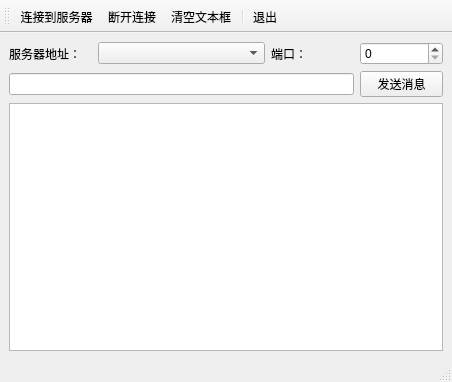
<?xml version="1.0" encoding="UTF-8"?>
<ui version="4.0">
 <class>myMainWindow</class>
 <widget class="QMainWindow" name="myMainWindow">
  <property name="geometry">
   <rect>
    <x>0</x>
    <y>0</y>
    <width>452</width>
    <height>382</height>
   </rect>
  </property>
  <property name="windowTitle">
   <string>myMainWindow</string>
  </property>
  <widget class="QWidget" name="centralwidget">
   <layout class="QGridLayout" name="gridLayout_2">
    <item row="0" column="0">
     <layout class="QGridLayout" name="gridLayout">
      <item row="0" column="0">
       <widget class="QLabel" name="label">
        <property name="text">
         <string>服务器地址：</string>
        </property>
       </widget>
      </item>
      <item row="1" column="0" colspan="4">
       <widget class="QLineEdit" name="lineEdit"/>
      </item>
      <item row="0" column="4">
       <widget class="QSpinBox" name="spinBox"/>
      </item>
      <item row="1" column="4">
       <widget class="QPushButton" name="btnSend">
        <property name="text">
         <string>发送消息</string>
        </property>
       </widget>
      </item>
      <item row="0" column="3">
       <widget class="QLabel" name="label_2">
        <property name="text">
         <string>端口：</string>
        </property>
       </widget>
      </item>
      <item row="0" column="1" colspan="2">
       <widget class="QComboBox" name="comboServer"/>
      </item>
     </layout>
    </item>
    <item row="1" column="0">
     <widget class="QPlainTextEdit" name="plainTextEdit"/>
    </item>
   </layout>
  </widget>
  <widget class="QStatusBar" name="statusbar"/>
  <widget class="QToolBar" name="toolBar">
   <property name="windowTitle">
    <string>toolBar</string>
   </property>
   <property name="toolButtonStyle">
    <enum>Qt::ToolButtonTextUnderIcon</enum>
   </property>
   <attribute name="toolBarArea">
    <enum>TopToolBarArea</enum>
   </attribute>
   <attribute name="toolBarBreak">
    <bool>false</bool>
   </attribute>
   <addaction name="actConnect"/>
   <addaction name="actDisconnect"/>
   <addaction name="actClear"/>
   <addaction name="separator"/>
   <addaction name="actExit"/>
  </widget>
  <action name="actConnect">
   <property name="icon">
    <iconset resource="image.qrc">
     <normaloff>:/img/image/boy.jfif</normaloff>:/img/image/boy.jfif</iconset>
   </property>
   <property name="text">
    <string>连接到服务器</string>
   </property>
  </action>
  <action name="actDisconnect">
   <property name="icon">
    <iconset resource="image.qrc">
     <normaloff>:/img/image/girl.jfif</normaloff>:/img/image/girl.jfif</iconset>
   </property>
   <property name="text">
    <string>断开连接</string>
   </property>
  </action>
  <action name="actClear">
   <property name="icon">
    <iconset resource="image.qrc">
     <normaloff>:/img/image/clear.jfif</normaloff>:/img/image/clear.jfif</iconset>
   </property>
   <property name="text">
    <string>清空文本框</string>
   </property>
  </action>
  <action name="actExit">
   <property name="icon">
    <iconset resource="image.qrc">
     <normaloff>:/img/image/redX.jpg</normaloff>:/img/image/redX.jpg</iconset>
   </property>
   <property name="text">
    <string>退出</string>
   </property>
  </action>
 </widget>
 <resources>
  <include location="image.qrc"/>
 </resources>
 <connections/>
</ui>
